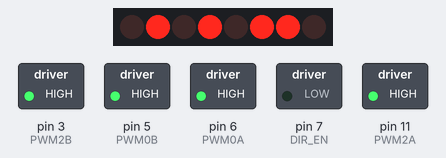
Bench run of a sketch on a simulated Arduino Uno, built with avr-gcc and run on an emulated ATmega328P. On the bench: 8 shift-register outputs drawn as a row of LEDs (first output left, lit = HIGH), switched loads named in the sketch (green lamp = pin HIGH). Wiring (inferred from the names in the program): shift register (74HC595): data pin 8; shift clock pin 4; latch pin 12. Wiring (inferred from the signals the program sends): row of LEDs: on Q0, Q1, Q2, Q3, Q4, Q5, Q6, Q7. Pins used as bus, display or sensor lines are not drawn.

Above: at 1.0 s.
At 2.5 s:
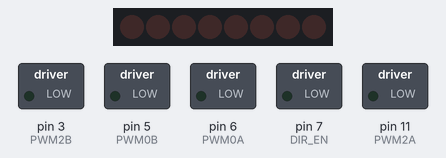
At 4.0 s:
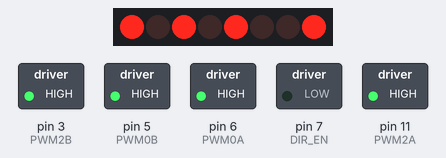
Timing chart, 0 to 7.8 s (numbered marks = the images above):
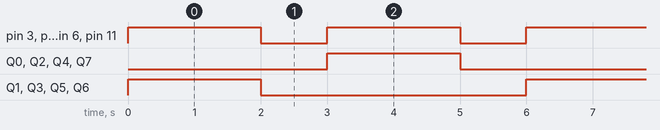

Measured:
- by itself, pin 3 (PWM2B), pin 5 (PWM0B), pin 6 (PWM0A), pin 11 (PWM2A): alternates HIGH for 2.0 s and LOW for 1.0 s
- by itself, Q0–7: alternates HIGH for 2.0 s and LOW for 4.0 s
- by itself, everything shown: repeats every 6.0 s, in 4 steps

The sketch:

Test_L293D_Motor_Shield.ino
```cpp
const int PWM2A = 11;      //M1 motor PWM signal pin
const int PWM2B = 3;       //M2 motor PWM signal pin
const int PWM0A = 6;       //M3 motor PWM signal pin
const int PWM0B = 5;       //M4 motor PWM signal pin
const int DIR_CLK = 4;     // Data input clock line
const int DIR_EN = 7;      //Equip the L293D enabling pins
const int DATA = 8;        // USB cable
const int DIR_LATCH = 12;  // Output memory latch clock

const int Move_Forward = 39;       //Move Forward
const int Move_Backward = 216;     //Move Backward
const int Left_Move = 116;         //Left translation
const int Right_Move = 139;        //Right translation
const int Right_Rotate = 106;      //Rotate Right
const int Left_Rotate = 149;       //Rotate Left
const int Stop = 0;                //Stop
const int Upper_Left_Move = 36;    //Upper Left Move
const int Upper_Right_Move = 3;    //Upper Right Move
const int Lower_Left_Move = 80;    //Lower Left Move
const int Lower_Right_Move = 136;  //Lower Right Move
const int Drift_Left = 20;         //Drift on Left
const int Drift_Right = 10;        //Drift on Right

int Speed1 = 255;//Set the default speed between 1 and 255
int Speed2 = 255;//Set the default speed between 1 and 255
int Speed3 = 255;//Set the default speed between 1 and 255
int Speed4 = 255;//Set the default speed between 1 and 255

void Motor(int Dir, int Speed1, int Speed2, int Speed3, int Speed4) {
  analogWrite(PWM2A, Speed1);  //Motor PWM speed regulation
  analogWrite(PWM2B, Speed2);  //Motor PWM speed regulation
  analogWrite(PWM0A, Speed3);  //Motor PWM speed regulation
  analogWrite(PWM0B, Speed4);  //Motor PWM speed regulation

  digitalWrite(DIR_LATCH, LOW);            //DIR_LATCH sets the low level and writes the direction of motion in preparation
  shiftOut(DATA, DIR_CLK, MSBFIRST, Dir);  //Write Dir motion direction value
  digitalWrite(DIR_LATCH, HIGH);           //DIR_LATCH sets the high level and outputs the direction of motion
}

void setup()
{
  pinMode(DIR_CLK, OUTPUT);
  pinMode(DATA, OUTPUT);
  pinMode(DIR_EN, OUTPUT);
  pinMode(DIR_LATCH, OUTPUT);
  pinMode(PWM0B, OUTPUT);
  pinMode(PWM0A, OUTPUT);
  pinMode(PWM2A, OUTPUT);
  pinMode(PWM2B, OUTPUT);
}

void loop()
{
  Motor(Right_Rotate, Speed1, Speed2, Speed3, Speed4);
  delay(2000);
  Motor(Stop, 0, 0, 0, 0);
  delay(1000);

  Motor(Left_Rotate, Speed1, Speed2, Speed3, Speed4);
  delay(2000);
  Motor(Stop, 0, 0, 0, 0);
  delay(1000);

  // Motor(Move_Forward, Speed1, Speed2, Speed3, Speed4);
  // delay(1000);
  // Motor(Stop, 0, 0, 0, 0);
  // delay(1000);

  // Motor(Move_Backward, Speed1, Speed2, Speed3, Speed4);
  // delay(1000);
  // Motor(Stop, 0, 0, 0, 0);
  // delay(1000);

  // Motor(Left_Move, Speed1, Speed2, Speed3, Speed4);
  // delay(1000);
  // Motor(Stop, 0, 0, 0, 0);
  // delay(1000);

  // Motor(Right_Move, Speed1, Speed2, Speed3, Speed4);
  // delay(1000);
  // Motor(Stop, 0, 0, 0, 0);
  // delay(1000);

  // Motor(Upper_Left_Move, Speed1, Speed2, Speed3, Speed4);
  // delay(1000);
  // Motor(Stop, 0, 0, 0, 0);
  // delay(1000);

  // Motor(Upper_Right_Move, Speed1, Speed2, Speed3, Speed4);
  // delay(1000);
  // Motor(Stop, 0, 0, 0, 0);
  // delay(1000);

  // Motor(Lower_Left_Move, Speed1, Speed2, Speed3, Speed4);
  // delay(1000);
  // Motor(Stop, 0, 0, 0, 0);
  // delay(1000);

  // Motor(Lower_Right_Move, Speed1, Speed2, Speed3, Speed4);
  // delay(1000);
  // Motor(Stop, 0, 0, 0, 0);
  // delay(1000);
}
```
